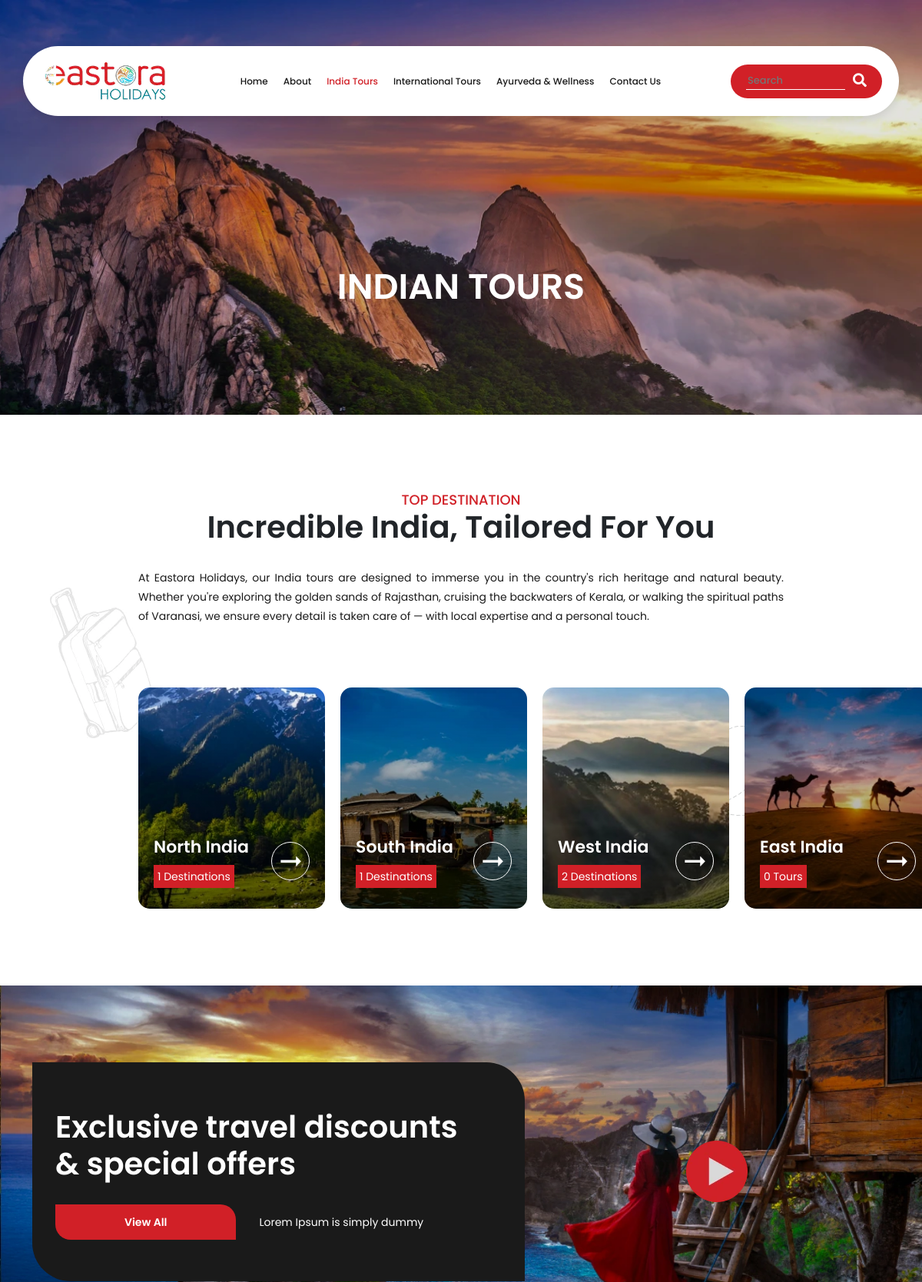
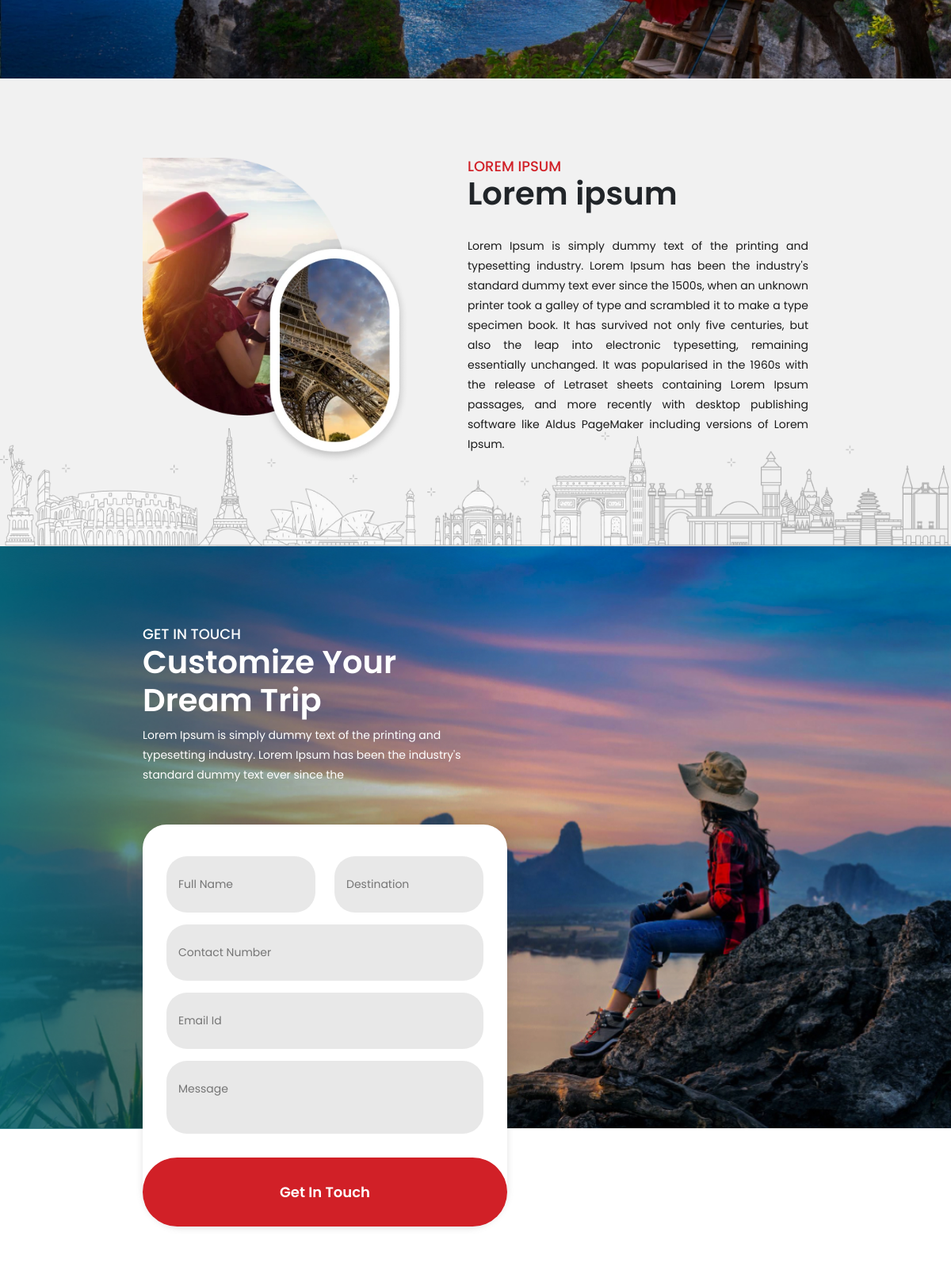
Page /india-tours/ (upper part) on the committed database (2 pictures, top to bottom).
### booking/models.py (models this page shows, shortened)
class Category(models.Model):
    PARENT_CHOICES = [
        ('india', 'India Tours'),
        ('international', 'International Tours'),
        ('ayurveda', 'Ayurveda & Wellness'),
        ('specials', 'Eastora Specials'),
    ]
    name = models.CharField(max_length=100)
    slug = models.SlugField(unique=True, blank=True)
    parent = models.ForeignKey(
        'self',
        null=True,
        blank=True,
        related_name='subcategories',
        on_delete=models.CASCADE
    )
    parent_choice = models.CharField(
        max_length=20,
        choices=PARENT_CHOICES,
        default='india',
        help_text="Top-level grouping for this category."
    )
    banner_image_desktop = models.ImageField(upload_to='category_banners/desktop/', null=True, blank=True)
    banner_image_mobile = models.ImageField(upload_to='category_banners/mobile/', null=True, blank=True)
    card_image = models.ImageField(upload_to='category_banners/cards/',null=True,blank=True,
        help_text="Image to be shown in category cards or grid views."
    )
    short_description = models.CharField(max_length=255, blank=True)
    long_description = models.TextField(blank=True)
    tittle_first = models.CharField(max_length=100, null=True, blank=True)
    tittle_second = models.CharField(max_length=100, null=True, blank=True)
    content_first = models.TextField(blank=True)
    content_second = models.TextField(blank=True)
    is_featured = models.BooleanField(default=False)

### booking/views.py (the view, shortened to what this page needs)
# urls.py: path('india-tours/', views.india_tours_view, name='india_tours'),
def india_tours_view(request):
    india_subcategories = Category.objects.filter(
        parent_choice='india',
        parent__isnull=True,
    ).annotate(
        package_count=Count('packages'),
        has_children=Count('subcategories')
    )
    for subcat in india_subcategories:
        subcat.children = Category.objects.filter(parent=subcat).annotate(
            package_count=Count('packages')
        )
    return render(request, 'india/destinations.html', {
        'india_subcategories': india_subcategories
    })

### templates/india/destinations.html (shortened to what this page needs)
{% extends 'base.html' %}
{% load static %}
{% block content %}
<div class="sub-page-hero intrnl-tour-wrapper">
    <div class="tour-hero-content">
        <h1>Indian Tours</h1>
    </div>
</div>
<section class="recmntn-wrapper subpage-packages">
    <img class="package-cr-shape" src="{% static 'assets/images/plane-root-shape.webp' %}" alt="Airoplane Shape">
    <img class="trolly-bb-shape" src="{% static 'assets/images/trolley-bag.webp' %}" alt="Trolly Bag">
    <div class="container recmntn">
        <div class="recmntn-content">
            <div class="sec-title">
                <h6>TOP DESTINATION</h6>
                <h2>
                    Incredible India, Tailored For You
                </h2>
            </div>
            <p>At Eastora Holidays, our India tours are designed to immerse you in the country's rich heritage and
                natural beauty. Whether you're exploring the golden sands of Rajasthan, cruising the backwaters of
                Kerala, or walking the spiritual paths of Varanasi, we ensure every detail is taken care of — with local
                expertise and a personal touch.</p>
        </div>
        <div class="recmntn-package-wrapper internation-top-destini">
            {% for category in india_subcategories %}
            <div class="recmntn-package-item">
                {% if category.card_image %}
                <a href="{% url 'india_subcategory_detail' subcategory_slug=category.slug %}">
                <img src="{{ category.card_image.url }}" alt="{{ category.name }}">
                </a>
                {% else %}
                <img src="{% static 'assets/images/default-image.webp' %}" alt="Default Image">
                </a>
                {% endif %}
                <div class="recmntn-package-info">
                    <div class="recmntn-package-info-details">
                        <h3>{{ category.name }}</h3>
                        <span>
                            {% if category.has_children %}
                                {{ category.children|length }} Destinations
                            {% else %}
                                {{ category.package_count }} Tours
                            {% endif %}
                        </span>
                    </div>
                    <div class="recmntn-package-info-cta">
                        <div class="recmntn-package-info-cta-icon">
                            {% if subcategories %}
                                {% for sub in subcategories %}
                                    <a href="{% url 'india_subcategory_detail' subcategory_slug=sub.slug %}">
                                        <img src="{% static 'assets/images/icons/arrow-right.webp' %}" alt="Right Icon">
                                    </a>
                                {% endfor %}
                            {% else %}
                                <a href="{% url 'india_subcategory_detail' subcategory_slug=category.slug %}">
                                    <img src="{% static 'assets/images/icons/arrow-right.webp' %}" alt="Right Icon">
                                </a>
                            {% endif %}
                        </div>
                    </div>
                </div>
            </div>
            {% endfor %}
        </div>
    </div>
</section>
<section class="spl-offer-wrapper">
    <div class="container">
        <div class="row">
            <div class="col-lg-7">
                <div class="offer-widget">
                    <h2>Exclusive travel discounts <br>
                        & special offers</h2>
                    <div class="offer-widget-actions">
                        <div class="custom-btn">
                            <a href="#">View All</a>
                        </div>
                        <p>Lorem Ipsum is simply dummy </p>
                    </div>
                </div>
            </div>
            <div class="col-lg-5 d-flex justify-content-center align-items-center">
                <div class="offer-video">
                    <a href="#"><img src="{% static 'assets/images/play-btn.webp' %}" alt="Play Button"></a>
                </div>
            </div>
        </div>
    </div>
</section>
<section class="sub-page-first-content-sec">
    <div class="container">
        <div class="row">
            <div class="col-lg-5">
                <div class="first-content-sec-img">
                    <img src="{% static 'assets/images/content-sec-img-1.webp' %}" alt="International Destinations ">
                </div>
            </div>
            <div class="col-lg-7">
                <div class="first-content-sec-content">
                    <div class="sec-title">
                        <h6>LOREM IPSUM</h6>
                        <h2>Lorem ipsum</h2>
                    </div>
                    <p>Lorem Ipsum is simply dummy text of the printing and typesetting industry. Lorem Ipsum has been
                        the
                        industry's standard dummy text ever since the 1500s, when an unknown printer took a galley of
                        type and
                        scrambled it to make a type specimen book. It has survived not only five centuries, but also the
                        leap into
                        electronic typesetting, remaining essentially unchanged. It was popularised in the 1960s with
                        the release
                        of Letraset sheets containing Lorem Ipsum passages, and more recently with desktop publishing
                        software
                        like Aldus PageMaker including versions of Lorem Ipsum.</p>
                </div>
            </div>
        </div>
    </div>
    <img class="sub-page-sec-btm-pattern" src="{% static 'assets/images/sub-page-sec-btm-pattern.webp' %}"
        alt="BG Pattern">
</section>
<section class="get-in-touch-wrapper sub-page">
    <div class="container">
        <div class="row">
            <div class="col-lg-6">
                <div class="sec-title">
                    <h6>Get In Touch</h6>
                    <h2>
                        Customize Your<br>
                        Dream Trip
                    </h2>
                </div>
                <p>Lorem Ipsum is simply dummy text of the printing and typesetting industry. Lorem Ipsum has been the
                    industry's standard dummy text ever since the </p>
                <div class="get-in-touch-form">
                    <form action=" " method="post">{% csrf_token %}
                        <div class="row">
                            <div class="col-lg-6">
                                <input type="text" name="name" placeholder="Full Name" required>
                            </div>
                            <div class="col-lg-6">
                                <input type="text" name="destination" placeholder="Destination" required>
                            </div>
                            <div class="col-lg-12">
                                <input type="text" name="number" placeholder="Contact Number" required>
                            </div>
                            <div class="col-lg-12">
                                <input type="email" name="email" placeholder="Email Id" required>
                            </div>
                            <div class="col-lg-12">
                                <textarea name="message" id="message" placeholder="Message" required></textarea>
                            </div>
                            <div class="col-lg-12">
                                <div class="submit-btn">
                                    <button type="submit">Get In Touch</button>
                                </div>
                            </div>
                        </div>
                    </form>
                </div>
            </div>
            <div class="col-lg-6"></div>
        </div>
    </div>
</section>
<section class="sub-page-second-content-sec">
</section>
{% endblock %}

### rows in the picture
Category: card_image (picture), name "North India", children|length "1"
Category: card_image (picture), name "South India", children|length "1"
Category: card_image (picture), name "West India", children|length "2"
Category: card_image (picture), name "East India", package_count "0"
